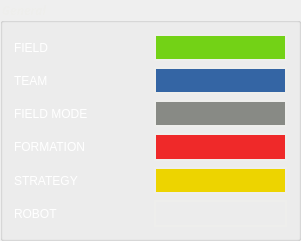
   <widget class="QGroupBox" name="groupBox_generalinfo">
    <property name="geometry">
     <rect>
      <x>20</x>
      <y>20</y>
      <width>301</width>
      <height>241</height>
     </rect>
    </property>
    <property name="font">
     <font>
      <family>Ubuntu Mono</family>
      <weight>75</weight>
      <italic>true</italic>
      <bold>true</bold>
     </font>
    </property>
    <property name="styleSheet">
     <string notr="true">color: rgb(238, 238, 236);
border-color: rgb(164, 0, 0);</string>
    </property>
    <property name="title">
     <string>General</string>
    </property>
    <layout class="QGridLayout" name="gridLayout_7">
     <item row="2" column="1">
      <widget class="QLabel" name="label_teamstatus">
       <property name="styleSheet">
        <string notr="true">background-color: rgb(52, 101, 164);</string>
       </property>
       <property name="frameShape">
        <enum>QFrame::WinPanel</enum>
       </property>
       <property name="text">
        <string/>
       </property>
       <property name="alignment">
        <set>Qt::AlignCenter</set>
       </property>
      </widget>
     </item>
     <item row="3" column="1">
      <widget class="QLabel" name="label_fieldmodestatus">
       <property name="styleSheet">
        <string notr="true">background-color: rgb(136, 138, 133);</string>
       </property>
       <property name="frameShape">
        <enum>QFrame::WinPanel</enum>
       </property>
       <property name="text">
        <string/>
       </property>
       <property name="alignment">
        <set>Qt::AlignCenter</set>
       </property>
      </widget>
     </item>
     <item row="2" column="0">
      <widget class="QLabel" name="label_team">
       <property name="styleSheet">
        <string notr="true">font: 57 bold 11pt &quot;Ubuntu&quot;;
color: rgb(255, 255, 255);
</string>
       </property>
       <property name="text">
        <string>TEAM</string>
       </property>
      </widget>
     </item>
     <item row="3" column="0">
      <widget class="QLabel" name="label_fieldmode_2">
       <property name="styleSheet">
        <string notr="true">font: 57 bold 11pt &quot;Ubuntu&quot;;
color: rgb(255, 255, 255);
</string>
       </property>
       <property name="text">
        <string>FIELD MODE</string>
       </property>
      </widget>
     </item>
     <item row="6" column="1">
      <widget class="QLabel" name="label_robotstatus">
       <property name="frameShape">
        <enum>QFrame::WinPanel</enum>
       </property>
       <property name="text">
        <string/>
       </property>
       <property name="alignment">
        <set>Qt::AlignCenter</set>
       </property>
      </widget>
     </item>
     <item row="6" column="0">
      <widget class="QLabel" name="label_robot">
       <property name="styleSheet">
        <string notr="true">font: 57 bold 11pt &quot;Ubuntu&quot;;
color: rgb(255, 255, 255);
</string>
       </property>
       <property name="text">
        <string>ROBOT</string>
       </property>
      </widget>
     </item>
     <item row="5" column="0">
      <widget class="QLabel" name="label_strategy_2">
       <property name="styleSheet">
        <string notr="true">font: 57 bold 11pt &quot;Ubuntu&quot;;
color: rgb(255, 255, 255);
</string>
       </property>
       <property name="text">
        <string>STRATEGY</string>
       </property>
      </widget>
     </item>
     <item row="5" column="1">
      <widget class="QLabel" name="label_strategystatus">
       <property name="styleSheet">
        <string notr="true">background-color: rgb(237, 212, 0);</string>
       </property>
       <property name="frameShape">
        <enum>QFrame::WinPanel</enum>
       </property>
       <property name="text">
        <string/>
       </property>
       <property name="alignment">
        <set>Qt::AlignCenter</set>
       </property>
      </widget>
     </item>
     <item row="4" column="0">
      <widget class="QLabel" name="label_formation_2">
       <property name="styleSheet">
        <string notr="true">font: 57 bold 11pt &quot;Ubuntu&quot;;
color: rgb(255, 255, 255);
</string>
       </property>
       <property name="text">
        <string>FORMATION</string>
       </property>
      </widget>
     </item>
     <item row="4" column="1">
      <widget class="QLabel" name="label_formationstatus">
       <property name="styleSheet">
        <string notr="true">background-color:rgb(239, 41, 41)</string>
       </property>
       <property name="frameShape">
        <enum>QFrame::WinPanel</enum>
       </property>
       <property name="text">
        <string/>
       </property>
       <property name="alignment">
        <set>Qt::AlignCenter</set>
       </property>
      </widget>
     </item>
     <item row="1" column="0">
      <widget class="QLabel" name="label_robot_2">
       <property name="styleSheet">
        <string notr="true">font: 57 bold 11pt &quot;Ubuntu&quot;;
color: rgb(255, 255, 255);
</string>
       </property>
       <property name="text">
        <string>FIELD</string>
       </property>
      </widget>
     </item>
     <item row="1" column="1">
      <widget class="QLabel" name="label_fieldstatus">
       <property name="styleSheet">
        <string notr="true">background-color: rgb(115, 210, 22);</string>
       </property>
       <property name="frameShape">
        <enum>QFrame::WinPanel</enum>
       </property>
       <property name="text">
        <string/>
       </property>
       <property name="alignment">
        <set>Qt::AlignCenter</set>
       </property>
      </widget>
     </item>
    </layout>
   </widget>
